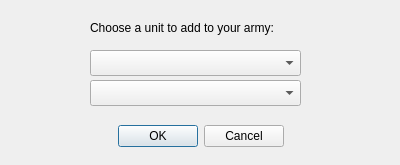
<?xml version="1.0" encoding="UTF-8"?>
<ui version="4.0">
 <class>SelectUnitDialog</class>
 <widget class="QDialog" name="SelectUnitDialog">
  <property name="geometry">
   <rect>
    <x>0</x>
    <y>0</y>
    <width>400</width>
    <height>165</height>
   </rect>
  </property>
  <property name="sizePolicy">
   <sizepolicy hsizetype="Fixed" vsizetype="Fixed">
    <horstretch>0</horstretch>
    <verstretch>0</verstretch>
   </sizepolicy>
  </property>
  <property name="windowTitle">
   <string>Select Unit</string>
  </property>
  <widget class="QDialogButtonBox" name="button_box">
   <property name="geometry">
    <rect>
     <x>30</x>
     <y>120</y>
     <width>341</width>
     <height>32</height>
    </rect>
   </property>
   <property name="orientation">
    <enum>Qt::Horizontal</enum>
   </property>
   <property name="standardButtons">
    <set>QDialogButtonBox::Cancel|QDialogButtonBox::Ok</set>
   </property>
   <property name="centerButtons">
    <bool>true</bool>
   </property>
  </widget>
  <widget class="QLabel" name="choose_unit_label">
   <property name="geometry">
    <rect>
     <x>90</x>
     <y>20</y>
     <width>211</width>
     <height>16</height>
    </rect>
   </property>
   <property name="text">
    <string>Choose a unit to add to your army:</string>
   </property>
  </widget>
  <widget class="QComboBox" name="faction_select_combo">
   <property name="geometry">
    <rect>
     <x>90</x>
     <y>50</y>
     <width>211</width>
     <height>26</height>
    </rect>
   </property>
  </widget>
  <widget class="QComboBox" name="unit_select_combo">
   <property name="geometry">
    <rect>
     <x>90</x>
     <y>80</y>
     <width>211</width>
     <height>26</height>
    </rect>
   </property>
  </widget>
 </widget>
 <resources/>
 <connections>
  <connection>
   <sender>button_box</sender>
   <signal>accepted()</signal>
   <receiver>SelectUnitDialog</receiver>
   <slot>accept()</slot>
   <hints>
    <hint type="sourcelabel">
     <x>248</x>
     <y>254</y>
    </hint>
    <hint type="destinationlabel">
     <x>157</x>
     <y>274</y>
    </hint>
   </hints>
  </connection>
  <connection>
   <sender>button_box</sender>
   <signal>rejected()</signal>
   <receiver>SelectUnitDialog</receiver>
   <slot>reject()</slot>
   <hints>
    <hint type="sourcelabel">
     <x>316</x>
     <y>260</y>
    </hint>
    <hint type="destinationlabel">
     <x>286</x>
     <y>274</y>
    </hint>
   </hints>
  </connection>
 </connections>
</ui>
